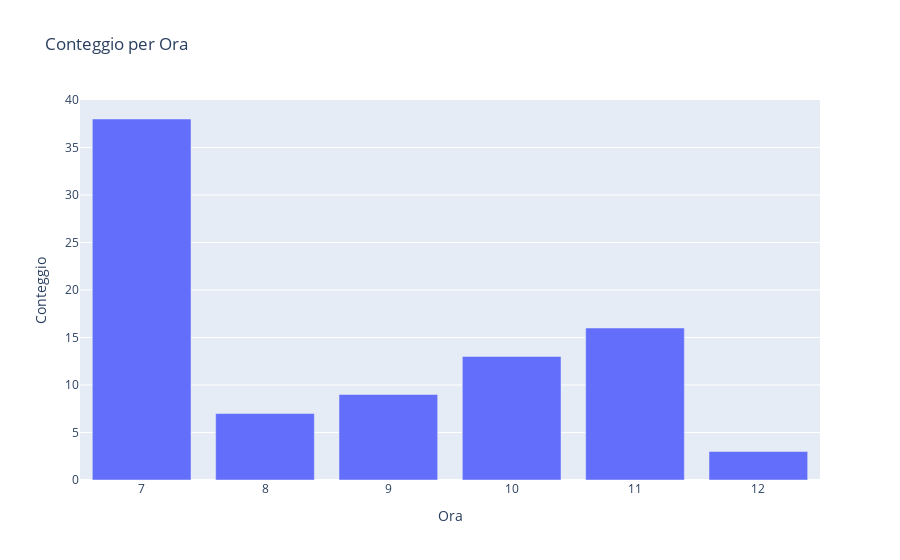

The code cell stored with this chart in its notebook:
### Code cell
plot_bar_chart(df[df['Mese'].isin(['Agosto', 'Ottobre', 'Marzo'])], 'Ora', 6)

### Figure 1 — Plotly figure (JSON) as saved in the notebook; plotly's stock layout.template omitted (floating-point values rounded to 4 significant figures)
{"data": [{"type": "bar", "x": [7, 11, 10, 9, 8, 12], "y": [38, 16, 13, 9, 7, 3]}], "layout": {"title": {"text": "Conteggio per Ora"}, "xaxis": {"title": {"text": "Ora"}}, "yaxis": {"title": {"text": "Conteggio"}}}}
